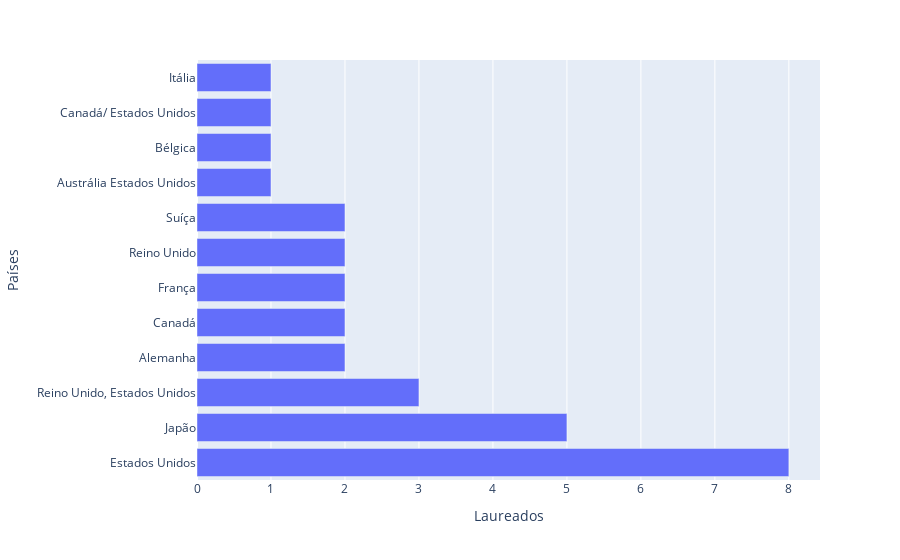

Here is the notebook cell this chart was saved with:
### Code cell
#plot com o plotly com os ultimos 10 anos de 2011 ate 2021
fig = px.bar(df10, x="Laureados")
fig.show()

### Figure 1 — Plotly figure (JSON) as saved in the notebook; plotly's stock layout.template omitted (floating-point values rounded to 4 significant figures)
{"data": [{"alignmentgroup": "True", "hovertemplate": "Laureados=%{x}<br>Países=%{y}<extra></extra>", "legendgroup": "", "marker": {"color": "#636efa", "pattern": {"shape": ""}}, "name": "", "offsetgroup": "", "orientation": "h", "showlegend": false, "textposition": "auto", "type": "bar", "x": [8, 5, 3, 2, 2, 2, 2, 2, 1, 1, 1, 1], "xaxis": "x", "y": ["Estados Unidos", "Japão", "Reino Unido, Estados Unidos", "Alemanha", "Canadá", "França", "Reino Unido", "Suíça", "Austrália Estados Unidos", "Bélgica", "Canadá/ Estados Unidos", "Itália"], "yaxis": "y"}], "layout": {"barmode": "relative", "legend": {"tracegroupgap": 0}, "margin": {"t": 60}, "xaxis": {"anchor": "y", "domain": [0, 1], "title": {"text": "Laureados"}}, "yaxis": {"anchor": "x", "domain": [0, 1], "title": {"text": "Países"}}}}
